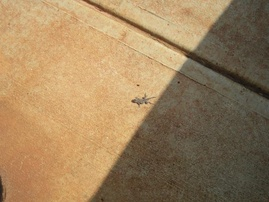
%> input picture data/test/test_origin_first/lssd24.jpg, 269 x 202 px, shrunk from 645 x 484 before the run
$ octave detection.m   (GNU Octave 9; MATLAB toolbox functions it lacks are replaced by stand-ins)
%> lines starting %> are read from the running program, lines starting %| are printed output that depends on the picture; in (x1, y1, x2, y2) boxes, pixels count from 0 and x2, y2 are one past the last pixel; in counts of white or black regions, pixels touching at a corner belong together; the program's own positions count from 1
%> further down, im is the input picture: size 202x269x3 uint8; mean R, G, B 156.8, 129.1, 92.6
### src/utils/RGB2Lab.m
function [L,a,b] = RGB2Lab(R,G,B)
%RGB2LAB Convert an image from RGB to CIELAB
%
% function [L, a, b] = RGB2Lab(R, G, B)
% function [L, a, b] = RGB2Lab(I)
% function I = RGB2Lab(...)
%
% RGB2Lab takes red, green, and blue matrices, or a single M x N x 3 image,
% and returns an image in the CIELAB color space.  RGB values can be
% either between 0 and 1 or between 0 and 255.  Values for L are in the
% range [0,100] while a and b are roughly in the range [-110,110].  The
% output is of type double.
%
% This transform is based on ITU-R Recommendation BT.709 using the D65
% white point reference. The error in transforming RGB -> Lab -> RGB is
% approximately 10^-5.
%
% See also LAB2RGB.

% By Mark Ruzon from C code by Yossi Rubner, 23 September 1997.
% Updated for MATLAB 5 28 January 1998.
% Updated for MATLAB 7 30 March 2009.

if nargin == 1
  B = double(R(:,:,3));
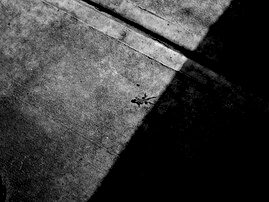
%> B: size 202x269 double; min 0, max 1, mean 0.23
  G = double(R(:,:,2));
  R = double(R(:,:,1));
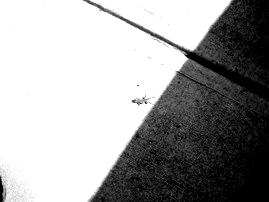
%> R: size 202x269 double; min 0, max 1, mean 0.631
end

if max(max(R)) > 1.0 || max(max(G)) > 1.0 || max(max(B)) > 1.0
  R = double(R) / 255;
  G = double(G) / 255;
  B = double(B) / 255;
end

% Set a threshold
T = 0.008856;

[M, N] = size(R);
%> M = 202; N = 269
s = M * N;
%> s = 54338
RGB = [reshape(R,1,s); reshape(G,1,s); reshape(B,1,s)];

% RGB to XYZ
MAT = [0.412453 0.357580 0.180423;
       0.212671 0.715160 0.072169;
       0.019334 0.119193 0.950227];
XYZ = MAT * RGB;

% Normalize for D65 white point
X = XYZ(1,:) / 0.950456;
Y = XYZ(2,:);
Z = XYZ(3,:) / 1.088754;

XT = X > T;
%> XT = 54338 logical values, 48367 true
YT = Y > T;
%> YT = 54338 logical values, 47400 true
ZT = Z > T;
%> ZT = 54338 logical values, 39281 true

Y3 = Y.^(1/3);

fX = XT .* X.^(1/3) + (~XT) .* (7.787 .* X + 16/116);
fY = YT .* Y3 + (~YT) .* (7.787 .* Y + 16/116);
fZ = ZT .* Z.^(1/3) + (~ZT) .* (7.787 .* Z + 16/116);

L = reshape(YT .* (116 * Y3 - 16.0) + (~YT) .* (903.3 * Y), M, N);
a = reshape(500 * (fX - fY), M, N);
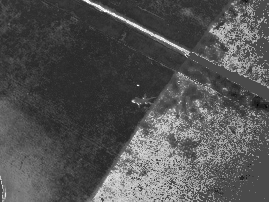
%> a: size 202x269 double; min -25.01, max 60.7, mean 3.1; drawn with min black and max white
b = reshape(200 * (fY - fZ), M, N);
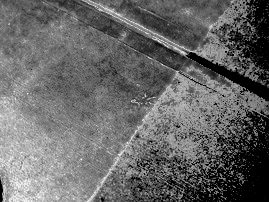
%> b: size 202x269 double; min 0, max 83, mean 33.7; drawn with min black and max white

if nargout < 2
  L = cat(3,L,a,b);
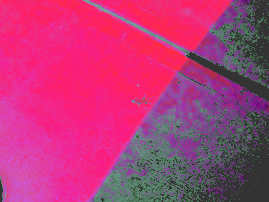
%> L: size 202x269x3 double; mean R, G, B 64.1, 3.1, 33.7; drawn with min black and max white
end

### src/detection.m
clc;clear;
addpath('..\requirement\meanshift');
addpath('..\requirement\libsvm-mat-3.0-2\source');
addpath('..\requirement\FastEMD');
addpath('..\requirement\SLIC');
addpath('..\data');
addpath('utils')

imdir = dir(fullfile('..\data\test\test_origin', '*.png'));
imlist = {imdir.name};
imdir = dir(fullfile('..\data\test\test_origin', '*.png'));
imlist = {imdir.name};

imlist = {'lssd24.jpg'};

for f = 1 : length(imlist)
    fullfn = imlist{f};
    fn = fullfn(1:end-4);
    im = imread(['..\data\test\test_origin_first\' fullfn]);

% [6 lines of commented-out code are left out]

    J = imadjust(im,[0.3,0.7],[]);
    Labim = RGB2Lab(im2double(J));
    im_L = Labim(:,:,1);
    im_L = im_L ./ 100 * 255;
    threshold = 0.6;
    bw = (im_L > max(im_L(:))*threshold);
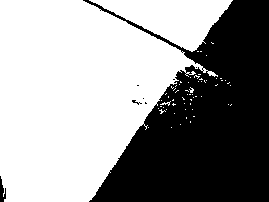
%> bw: size 202x269 logical; 59.1% white; 8 black regions (6 under 20 px), largest, box (x1, y1, x2, y2) and area: (83, 0, 269, 202) 22101, (0, 176, 6, 202) 92
    L_light_mask = double(bwareaopen(bw,200));
%> L_light_mask: size 202x269 double; values 0 (black) and 1 (white), 58.8% white; 8 black regions (6 under 20 px), largest, box (x1, y1, x2, y2) and area: (83, 0, 269, 202) 22270, (0, 176, 6, 202) 92
    h = fspecial('gaussian',20,0.5);
    L_light_mask = imfilter(L_light_mask,h);
    L_mask = 1 - L_light_mask;
    bw_L = im2bw(L_mask);
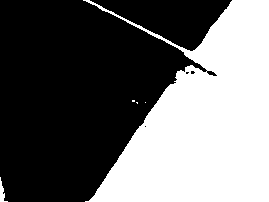
%> bw_L: size 202x269 logical; 41.5% white; 5 white regions (3 under 20 px), largest, box (x1, y1, x2, y2) and area: (83, 0, 269, 202) 22442, (0, 177, 8, 202) 83
    imwrite(bw_L, ['..\data\test\test_mask\origin_' fn '.png'])

% [11 lines of commented-out code are left out]

    SE=strel('arbitrary',eye(5));
    mask=imclose(bw_L,SE);
%> mask: size 202x269 logical; 41.5% white; 4 white regions (2 under 20 px), largest, box (x1, y1, x2, y2) and area: (83, 0, 269, 202) 22475, (0, 177, 8, 202) 91
    temp = zeros(size(mask, 1), size(mask, 2));
    temp(mask==1) = 1;
    mask = temp;

    try
            load(['..\data\segment\' fn '_seg.mat']);
    catch exp1
             disp 'Segmenting'
%> (the run ends here)
